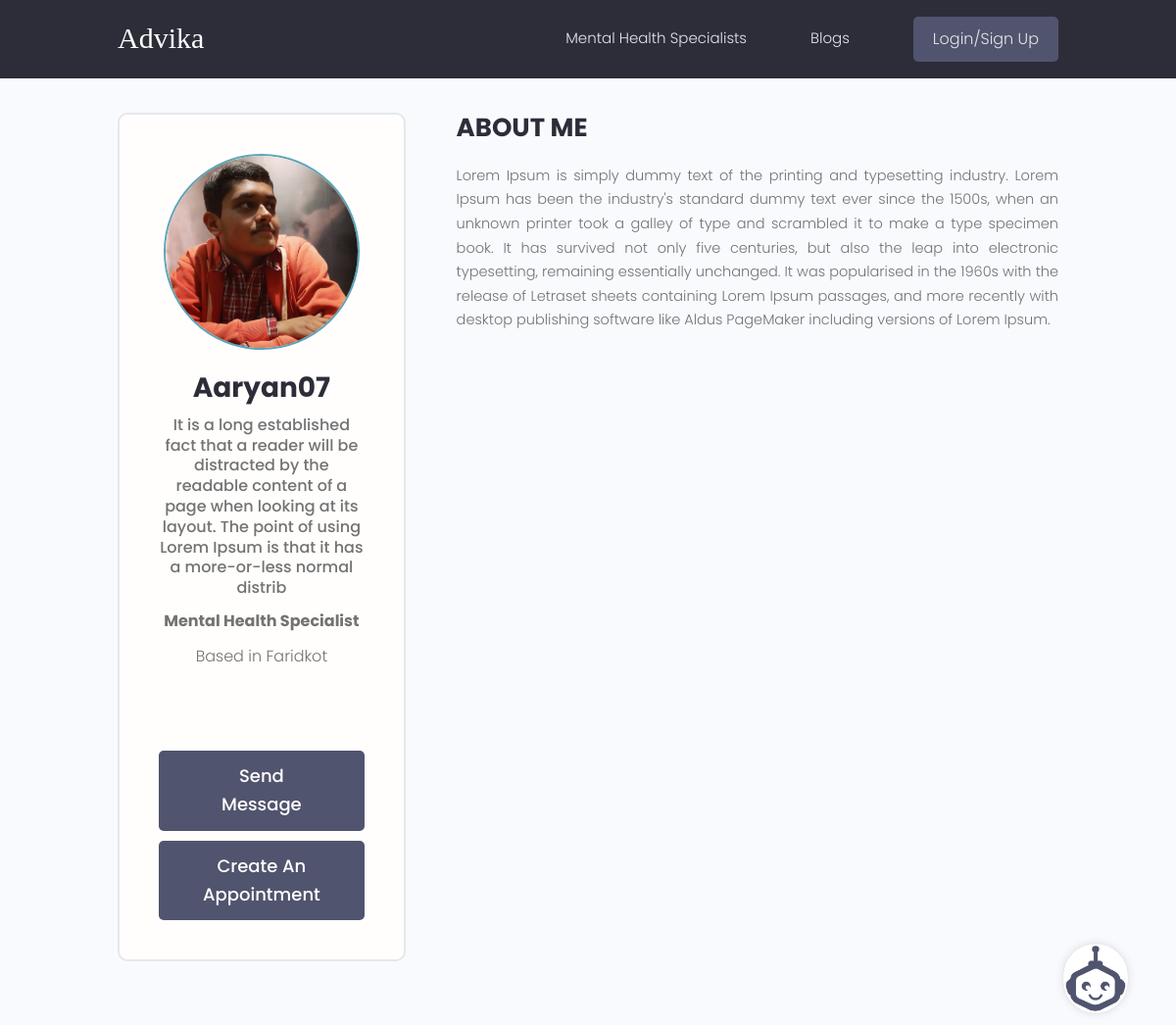
The app's page /profile/6959a63e-4337-4fa2-a524-60ddea2465de with its own data.
### users/models.py (models this page shows, shortened)
class Profile(models.Model):
    choices = (
        ('Mental Health Specialist','Mental Health Specialist'),
        ('User','User')
    )
    user = models.OneToOneField(User,on_delete=models.CASCADE,null=True,blank=True)
    name = models.CharField(max_length=200,blank=True,null=True)
    email = models.EmailField(max_length=500,blank=True,null=True)
    username = models.CharField(max_length=200, blank=True, null=True)
    role = models.CharField(max_length=50,choices=choices,default='Select your role',null=True,blank=True)
    verified = models.BooleanField(default=False,null=True,blank=True)
    location = models.CharField(max_length=200, blank=True, null=True)
    short_intro = models.CharField(max_length=200,blank=True,null=True)
    bio = models.TextField(blank=True,null=True)
    profile_image = models.ImageField(null=True,blank=True,upload_to = "profiles/",default = 'profiles/user-default.png')
    social_twitter = models.CharField(max_length=200, blank=True, null=True)
    social_linkedin = models.CharField(max_length=200, blank=True, null=True)
    social_youtube = models.CharField(max_length=200, blank=True, null=True)
    social_website = models.CharField(max_length=200, blank=True, null=True)
    created = models.DateTimeField(auto_now_add=True)
    id = models.UUIDField(default=uuid.uuid4, unique=True,
                          primary_key=True, editable=False)

### users/views.py (the view)
# urls.py: path('profile/<str:pk>',views.userProfile,name='user-profile'),
def userProfile(request,pk):
    profile = Profile.objects.get(id=pk)
    qualifications = profile.qualification_set.all()
    context = {'profile':profile,'qualifications':qualifications}
    return render(request,'users/user-profile.html',context)

### users/templates/users/user-profile.html (shortened to what this page needs)
{% extends 'main.html' %}
{% block content %}
<main class="profile my-md">
    <div class="container">
        <div class="layout">
            <div class="column column--1of3">
                <div class="card text-center">
                    <div class="card__body dev">
                        <img class="avatar avatar--xl" src="{{ profile.profile_image.url }}" />
                        <h2 class="dev__name">{{profile.name}} </h2>
                        <p class="dev__title">{{profile.short_intro}}</p>
                        <p class="dev__location" style="font-weight: bolder;">{{profile.role}}</p>
                        <p class="dev__location">Based in {{profile.location}}</p>
                        <ul class="dev__social">
                        </ul>
                        <div class="dev__location">
                            {% if request.user.profile.id != profile.id %}
                            <a href="{% url 'create-message' profile.id %}" class="btn btn--sub btn--lg">Send Message </a>
                            {% endif %}
                        </div>
                        <div class="dev__location">
                            {% if request.user.profile.id != profile.id and profile.role == 'Mental Health Specialist' %}
                            <a href="{% url 'create-appointment' profile.id %}" class="btn btn--sub btn--lg">Create An Appointment </a>
                            {% endif %}
                        </div>
                    </div>
                </div>
            </div>
            <div class="column column--2of3">
                <div class="devInfo">
                    <h3 class="devInfo__title">About Me</h3>
                    <p class="devInfo__about">{{profile.bio}}</p>
                </div>
            </div>
        </div>
    </div>
</main>
{% endblock content %}

### static/styles/app.css (style rules this page uses)
:root { --color-sub: #2d2d39; }
.btn--sub { background-color: var(--color-sub-light); }
.card { border: 2px solid var(--color-light); }
img { width: 100%; }
.profile .card > .dev { padding: 4rem; }
.dev__name { color: var(--color-sub); font-size: 2.8rem; font-weight: 700; margin-top: 1rem; margin-bottom: 0.5rem; }
.dev__title { font-size: 1.6rem; font-weight: 500; line-height: 1.3; }
.dev__location { margin-top: 1rem; }
.dev__social { margin: 3rem 0; list-style: none; display: flex; justify-content: center; gap: 1.5rem; }
.devInfo { margin-bottom: 3rem; }
.devInfo__title, .devInfo__subtitle { font-size: 2.6rem; color: var(--color-sub); text-transform: uppercase; font-weight: 700; margin-bottom: 1.5rem; }
.devInfo__about, .devSkill__info { font-size: 1.45rem; line-height: 1.7; text-align: justify; }

### static/uikit/styles/modules/_variables.css (style rules this page uses)
:root { --color-main: #5aa5b9; --color-main-light: #e6faff; --color-sub: #3f4156; --color-sub-light: #51546e; --color-sub-lighter: #ededfd; --color-text: #737373; --color-gray: #8b8b8b; --color-light: #e5e7eb; --color-light-gray: #767676; --color-bg: #f8fafd; --color-white: #fffefd; --color-white-light: #f3f3f3; --color-success: #359e64; --color-success-bg: #def8e8; --color-error: #fc4b0b; --color-error-bg: #fff2ee; --font-base: 'Poppins', arial, helvetica, 'Segoe UI', roboto, ubuntu, sans-serif; --font-monospace: 'Fira Code', 'Courier New', courier, monospace; --font-regular: 300; --font-medium: 500; --font-bold: 700; --generic-shadow: 1px 1px 5px #00000010; --generic-transition: all 0.3s ease-in-out; }

### static/uikit/styles/modules/_base.css (style rules this page uses)
* { margin: 0; padding: 0; box-sizing: border-box; text-rendering: optimizeLegibility; color: inherit; font-size: inherit; }
html { font-size: 50%; }
@media only screen and (min-width: 480px) { html { font-size: 56.25%; } }
@media only screen and (min-width: 1200px) { html { font-size: 62.5%; } }
body { line-height: 1.6; font-weight: 400; font-size: 1.5rem; color: var(--color-text); background-color: var(--color-bg); min-height: 100vh; }

### static/uikit/styles/modules/_typography.css (style rules this page uses)
* { font-family: var(--font-base); }
h2 { font-size: 3.6rem; font-weight: var(--font-bold); }
h3 { font-size: 3.2rem; font-weight: var(--font-medium); }
p, span, strong { font-size: 1.6rem; color: var(--color-text); font-weight: var(--font-regular); }
a { padding-bottom: 2px; text-decoration: none; display: inline-block; color: var(--color-main); font-weight: var(--font-medium); }

### static/uikit/styles/modules/_utilities.css (style rules this page uses)
.container { width: 92%; max-width: 165rem; margin: 0 auto; box-sizing: border-box; }
@media screen and (min-width: 1000px) { .container { width: 90%; } }
@media screen and (min-width: 1200px) { .container { width: 80%; } }
.text-center { text-align: center; }
.my-md { margin: 3rem auto; }

### static/uikit/styles/modules/_avatar.css (style rules this page uses)
.avatar { border-radius: 50%; border: 2px solid var(--color-main); object-fit: cover; }
.avatar--xl { height: 20rem; width: 20rem; }

### static/uikit/styles/modules/_button.css (style rules this page uses)
.btn { display: inline-block; position: relative; cursor: pointer; background-color: var(--color-light); font-weight: var(--font-medium); color: var(--color-sub); text-decoration: none; padding: 1rem 2rem; border-radius: 0.5rem; border: none; width: -webkit-fit-content; width: -moz-fit-content; width: fit-content; height: -webkit-fit-content; height: -moz-fit-content; height: fit-content; font-size: 1.6rem; outline-width: 0; outline-color: transparent; -webkit-backface-visibility: hidden; backface-visibility: hidden; transition: all 0.3s ease-in-out; }
.btn--sub { background-color: var(--color-sub); color: var(--color-white); }
.btn--lg { font-size: 1.8rem; padding: 1.2rem 4.5rem; }

### static/uikit/styles/modules/_card.css (style rules this page uses)
.card { border-radius: 1rem; background-color: var(--color-white); border: 1.5px solid var(--color-light); width: auto; height: auto; margin-top: 0.5rem; margin-bottom: 0.5rem; overflow: hidden; }
.card__body, .card__header { padding: 2rem 2.5rem; }

### static/uikit/styles/modules/_layout.css (style rules this page uses)
.layout { display: flex; flex-flow: row wrap; justify-content: space-between; }
.layout > .column { margin-bottom: 3rem; }
.layout > .column.column--1of3 { flex-basis: 30%; }
.layout > .column.column--2of3 { flex-basis: 64%; }

### records on screen
Profile: profile_image (picture), name "Aaryan07", short_intro "It is a long established fact that a reader will be distracted by the readable content of a page when looking at its layout. The point of using Lorem Ipsum is that it has a more-or-less normal distrib", role "Mental Health Specialist", location "Faridkot", bio "Lorem Ipsum is simply dummy text of the printing and typesetting industry. Lorem Ipsum has been the industry's standard dummy text ever since the 1500s, when an unknown printer took a galley of type and scrambled it to make a type specimen book. It has survived not only five centuries, but also the leap into electronic typesetting, remaining essentially unchanged. It was popularised in the 1960s with the release of Letraset sheets containing Lorem Ipsum passages, and more recently with desktop publishing software like Aldus PageMaker including versions of Lorem Ipsum."
